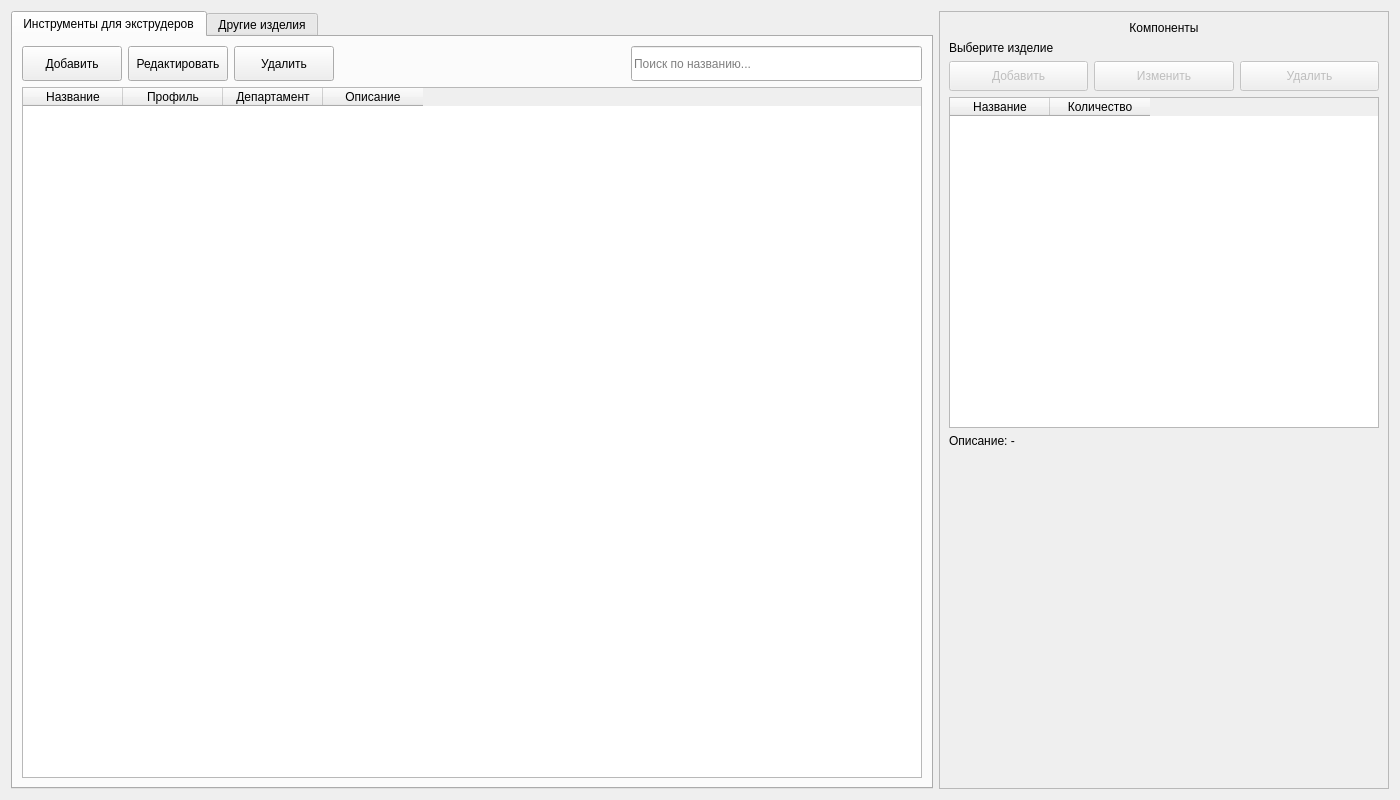
<?xml version="1.0" encoding="UTF-8"?>
<ui version="4.0">
 <class>ProductsContent</class>
 <widget class="QWidget" name="ProductsContent">
  <property name="geometry">
   <rect>
    <x>0</x>
    <y>0</y>
    <width>1400</width>
    <height>800</height>
   </rect>
  </property>
  <layout class="QHBoxLayout" name="horizontalLayout_main">
   <item>
    <widget class="QTabWidget" name="tabWidget_products">
     <property name="currentIndex">
      <number>0</number>
     </property>
     <widget class="QWidget" name="tab_profile_tools">
      <attribute name="title">
       <string>Инструменты для экструдеров</string>
      </attribute>
      <layout class="QVBoxLayout" name="verticalLayout_profile_tools">
       <item>
        <layout class="QHBoxLayout" name="horizontalLayout_toolbar_profile_tools">
         <item>
          <widget class="QPushButton" name="pushButton_profile_tool_add">
           <property name="minimumSize">
            <size>
             <width>100</width>
             <height>35</height>
            </size>
           </property>
           <property name="text">
            <string>Добавить</string>
           </property>
          </widget>
         </item>
         <item>
          <widget class="QPushButton" name="pushButton_profile_tool_edit">
           <property name="minimumSize">
            <size>
             <width>100</width>
             <height>35</height>
            </size>
           </property>
           <property name="text">
            <string>Редактировать</string>
           </property>
          </widget>
         </item>
         <item>
          <widget class="QPushButton" name="pushButton_profile_tool_delete">
           <property name="minimumSize">
            <size>
             <width>100</width>
             <height>35</height>
            </size>
           </property>
           <property name="text">
            <string>Удалить</string>
           </property>
          </widget>
         </item>
         <item>
          <spacer name="horizontalSpacer_profile_tools">
           <property name="orientation">
            <enum>Qt::Horizontal</enum>
           </property>
           <property name="sizeHint" stdset="0">
            <size>
             <width>40</width>
             <height>20</height>
            </size>
           </property>
          </spacer>
         </item>
         <item>
          <widget class="QLineEdit" name="lineEdit_search_profile_tools">
           <property name="minimumSize">
            <size>
             <width>200</width>
             <height>35</height>
            </size>
           </property>
           <property name="placeholderText">
            <string>Поиск по названию...</string>
           </property>
          </widget>
         </item>
        </layout>
       </item>
       <item>
        <widget class="QTableWidget" name="tableWidget_profile_tools">
         <property name="alternatingRowColors">
          <bool>true</bool>
         </property>
         <property name="sortingEnabled">
          <bool>true</bool>
         </property>
         <column>
          <property name="text">
           <string>Название</string>
          </property>
         </column>
         <column>
          <property name="text">
           <string>Профиль</string>
          </property>
         </column>
         <column>
          <property name="text">
           <string>Департамент</string>
          </property>
         </column>
         <column>
          <property name="text">
           <string>Описание</string>
          </property>
         </column>
        </widget>
       </item>
      </layout>
     </widget>
     <widget class="QWidget" name="tab_products">
      <attribute name="title">
       <string>Другие изделия</string>
      </attribute>
      <layout class="QVBoxLayout" name="verticalLayout_products">
       <item>
        <layout class="QHBoxLayout" name="horizontalLayout_toolbar_products">
         <item>
          <widget class="QPushButton" name="pushButton_product_add">
           <property name="minimumSize">
            <size>
             <width>100</width>
             <height>35</height>
            </size>
           </property>
           <property name="text">
            <string>Добавить</string>
           </property>
          </widget>
         </item>
         <item>
          <widget class="QPushButton" name="pushButton_product_edit">
           <property name="minimumSize">
            <size>
             <width>100</width>
             <height>35</height>
            </size>
           </property>
           <property name="text">
            <string>Редактировать</string>
           </property>
          </widget>
         </item>
         <item>
          <widget class="QPushButton" name="pushButton_product_delete">
           <property name="minimumSize">
            <size>
             <width>100</width>
             <height>35</height>
            </size>
           </property>
           <property name="text">
            <string>Удалить</string>
           </property>
          </widget>
         </item>
         <item>
          <spacer name="horizontalSpacer_products">
           <property name="orientation">
            <enum>Qt::Horizontal</enum>
           </property>
           <property name="sizeHint" stdset="0">
            <size>
             <width>40</width>
             <height>20</height>
            </size>
           </property>
          </spacer>
         </item>
         <item>
          <widget class="QLineEdit" name="lineEdit_search_products">
           <property name="minimumSize">
            <size>
             <width>200</width>
             <height>35</height>
            </size>
           </property>
           <property name="placeholderText">
            <string>Поиск по названию...</string>
           </property>
          </widget>
         </item>
        </layout>
       </item>
       <item>
        <widget class="QTableWidget" name="tableWidget_products">
         <property name="alternatingRowColors">
          <bool>true</bool>
         </property>
         <property name="sortingEnabled">
          <bool>true</bool>
         </property>
         <column>
          <property name="text">
           <string>Название</string>
          </property>
         </column>
         <column>
          <property name="text">
           <string>Департамент</string>
          </property>
         </column>
         <column>
          <property name="text">
           <string>Описание</string>
          </property>
         </column>
        </widget>
       </item>
      </layout>
     </widget>
    </widget>
   </item>
   <item>
    <widget class="QFrame" name="frame_components">
     <property name="minimumSize">
      <size>
       <width>450</width>
       <height>0</height>
      </size>
     </property>
     <property name="maximumSize">
      <size>
       <width>450</width>
       <height>16777215</height>
      </size>
     </property>
     <property name="frameShape">
      <enum>QFrame::StyledPanel</enum>
     </property>
     <layout class="QVBoxLayout" name="verticalLayout_components">
      <item>
       <widget class="QLabel" name="label_components_title">
        <property name="text">
         <string>Компоненты</string>
        </property>
        <property name="alignment">
         <set>Qt::AlignCenter</set>
        </property>
       </widget>
      </item>
      <item>
       <widget class="QLabel" name="label_selected_item">
        <property name="text">
         <string>Выберите изделие</string>
        </property>
        <property name="wordWrap">
         <bool>true</bool>
        </property>
       </widget>
      </item>
      <item>
       <layout class="QHBoxLayout" name="horizontalLayout_components_toolbar">
        <item>
         <widget class="QPushButton" name="pushButton_component_add">
          <property name="enabled">
           <bool>false</bool>
          </property>
          <property name="minimumSize">
           <size>
            <width>80</width>
            <height>30</height>
           </size>
          </property>
          <property name="text">
           <string>Добавить</string>
          </property>
         </widget>
        </item>
        <item>
         <widget class="QPushButton" name="pushButton_component_edit">
          <property name="enabled">
           <bool>false</bool>
          </property>
          <property name="minimumSize">
           <size>
            <width>80</width>
            <height>30</height>
           </size>
          </property>
          <property name="text">
           <string>Изменить</string>
          </property>
         </widget>
        </item>
        <item>
         <widget class="QPushButton" name="pushButton_component_delete">
          <property name="enabled">
           <bool>false</bool>
          </property>
          <property name="minimumSize">
           <size>
            <width>80</width>
            <height>30</height>
           </size>
          </property>
          <property name="text">
           <string>Удалить</string>
          </property>
         </widget>
        </item>
       </layout>
      </item>
      <item>
       <widget class="QTableWidget" name="tableWidget_components">
        <property name="alternatingRowColors">
         <bool>true</bool>
        </property>
        <column>
         <property name="text">
          <string>Название</string>
         </property>
        </column>
        <column>
         <property name="text">
          <string>Количество</string>
         </property>
        </column>
       </widget>
      </item>
      <item>
       <widget class="QLabel" name="label_component_description">
        <property name="text">
         <string>Описание: -</string>
        </property>
        <property name="wordWrap">
         <bool>true</bool>
        </property>
       </widget>
      </item>
      <item>
       <spacer name="verticalSpacer_components">
        <property name="orientation">
         <enum>Qt::Vertical</enum>
        </property>
        <property name="sizeHint" stdset="0">
         <size>
          <width>20</width>
          <height>40</height>
         </size>
        </property>
       </spacer>
      </item>
     </layout>
    </widget>
   </item>
  </layout>
 </widget>
 <resources/>
 <connections/>
</ui>
